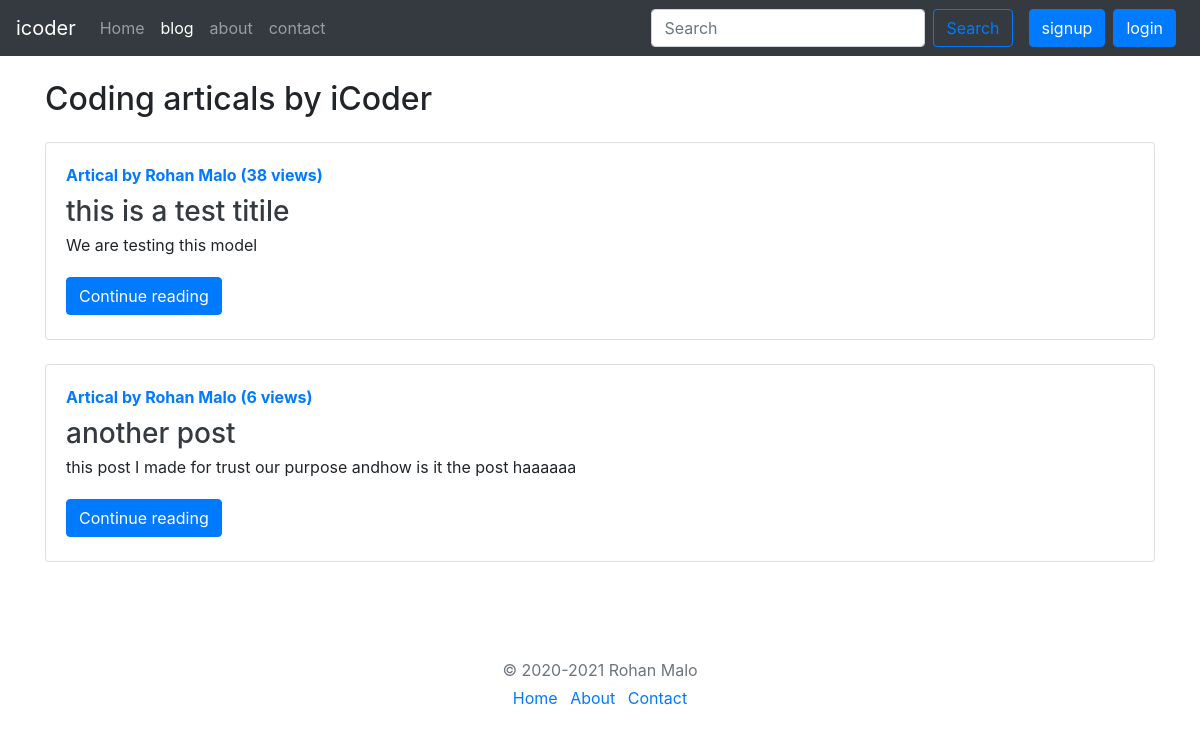
/blog/, run on an earlier commit of the app's database.
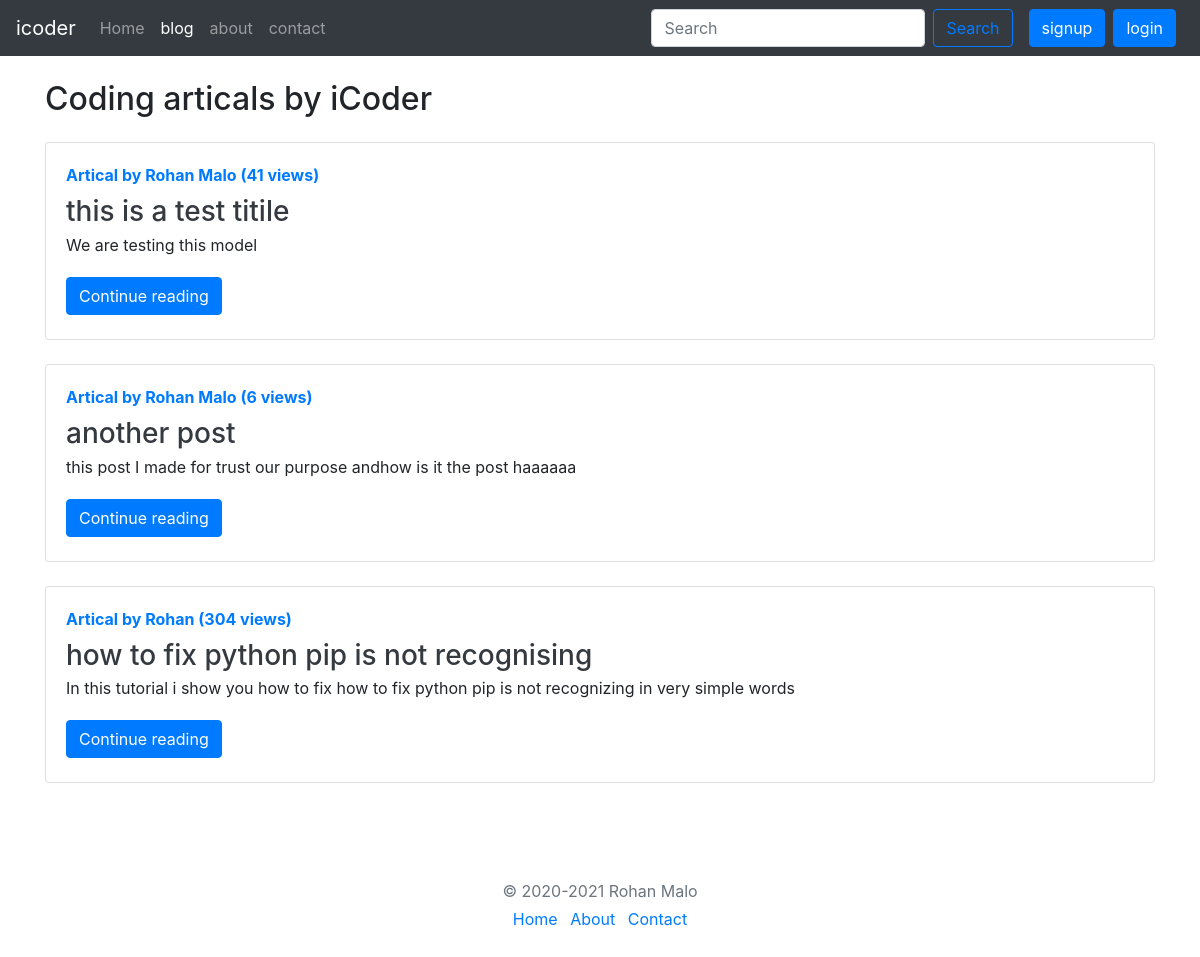
And on a later commit of the database.
### blog/models.py (models this page shows, shortened)
class Post(models.Model):
    sno = models.AutoField(primary_key=True)
    title = models.CharField(max_length=225)
    contect = models.TextField()
    auther = models.CharField(max_length=100)
    slug = models.CharField(max_length=150)
    views = models.IntegerField(default=0)
    timeStamp = models.DateTimeField(blank=True)

### blog/views.py (the view)
# urls.py: path('', views.blogHome, name='blogHome'),
def blogHome(request):
    allPost = Post.objects.all()
    context = {"allPost":allPost}
    return render(request, 'blog/blogHome.html', context)

### templates/blog/blogHome.html (shortened to what this page needs)
{% extends 'base.html' %}
{% block blog %}active{% endblock blog %}
{% block body %}
<div class="container my-4">
  <h2>Coding articals by iCoder</h2>
  {% for post in allPost %}
    <div class="card flex-md-row my-4 box-shadow h-md-250">
      <div class="card-body d-flex flex-column align-items-start">
        <a href="/blog/{{post.slug}}"><strong class="d-inline-block mb-2 text-primary">Artical by {{post.auther}} ({{post.views}} views)</strong></a>
        <h3 class="mb-0">
          <a class="text-dark" href="/blog/{{post.slug}}">{{post.title}}</a>
        </h3>
        <p class="card-text mb-auto"><div class="preview">{{post.contect|safe| truncatechars:500}}</div></p>
        <a href="/blog/{{post.slug}}" role="button" class="btn btn-primary my-1">Continue reading</a>
      </div>
    </div>
  {% endfor %}
</div>
{% endblock body %}

What changed in the data, as far as the page shows it:
changed Post "this is a test titile": views "38" → "41"
added Post: auther "Rohan", views "304", title "how to fix python pip is not recognising", contect "In this tutorial i show you how to fix how to fix python pip is not recognizing in very simple words"
